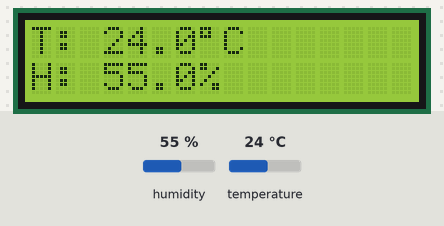
This sketch was run on a simulated Arduino Uno, built with avr-gcc and run on an emulated ATmega328P. Shown: 16×2 character LCD. The test bench sets the inputs (shaded band); at power-on: humidity 55 %, temperature 24 °C. What the sketch prints to the serial monitor is not drawn.

Above: at 3.2 s.
3.3 s: humidity set to 22 %
At 5.2 s:
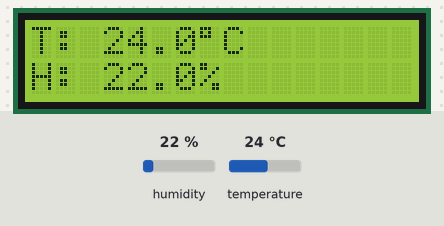
6.0 s: temperature set to 12 °C
At 7.2 s:
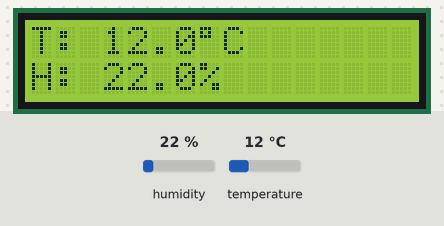
8.7 s: humidity set to 40 %
At 11.1 s:
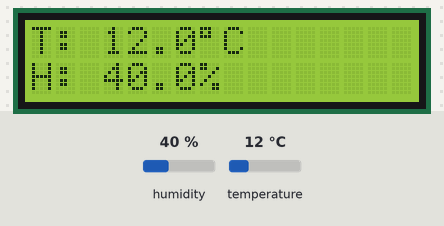
11.8 s: temperature set to 19 °C
At 13.1 s:
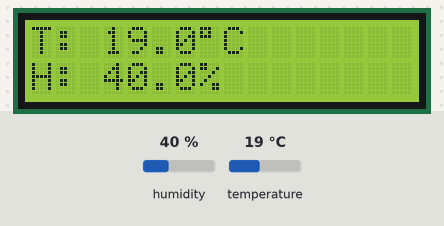
Timing chart, 0 to 14.8 s (numbered marks = the images above; inputs shaded):
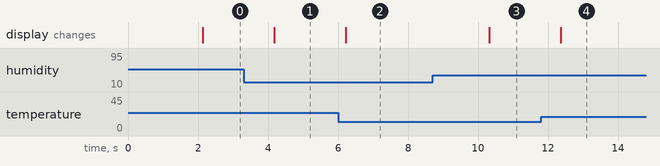

Measured:
- after the input at 3.3 s, the display: changes after 0.88 s (image 1)
- after the input at 6.0 s, the display: changes after 0.23 s (image 2)
- after the input at 8.7 s, the display: changes after 1.6 s (image 3)
- after the input at 11.8 s, the display: changes after 0.56 s (image 4)

The sketch:

dht_and_lcd_test.ino
```cpp
#include <Wire.h>
#include <LiquidCrystal_I2C.h>
#include <DHT.h>

// ----- LCD CONFIG -----
LiquidCrystal_I2C lcd(0x27, 16, 2);   // Try 0x27 first, if not working use 0x3F

// ----- DHT CONFIG -----
#define DHTPIN 2            // DHT Data connected to pin D2 on MKR1010
#define DHTTYPE DHT11       // Change to DHT22 if you are using DHT22: DHT22

DHT dht(DHTPIN, DHTTYPE);

void setup() {
  // Serial (optional for debugging)
  Serial.begin(9600);
  while (!Serial);  // Required for MKR boards

  // Initialize LCD
  Wire.begin();
  lcd.init();
  lcd.backlight();

  // Display starting message
  lcd.setCursor(0, 0);
  lcd.print("DHT + LCD Test");
  lcd.setCursor(0, 1);
  lcd.print("Starting...");
  delay(2000);
  lcd.clear();

  // Start DHT sensor
  dht.begin();
}

void loop() {
  // Read humidity & temperature
  float h = dht.readHumidity();
  float t = dht.readTemperature();  // Celsius

  // If sensor fails
  if (isnan(h) || isnan(t)) {
    lcd.clear();
    lcd.setCursor(0, 0);
    lcd.print("Sensor Error!");
    lcd.setCursor(0, 1);
    lcd.print("Check Wiring");
    delay(2000);
    return;
  }

  // Print to Serial (debug)
  Serial.print("Temp: ");
  Serial.print(t);
  Serial.print(" C  Humidity: ");
  Serial.print(h);
  Serial.println(" %");

  // Print Temperature
  lcd.clear();
  lcd.setCursor(0, 0);
  lcd.print("T: ");
  lcd.print(t, 1);
  lcd.print((char)223);  // Degree symbol
  lcd.print("C");

  // Print Humidity
  lcd.setCursor(0, 1);
  lcd.print("H: ");
  lcd.print(h, 1);
  lcd.print("%");

  delay(2000);   // Update every 2 seconds
}
```
